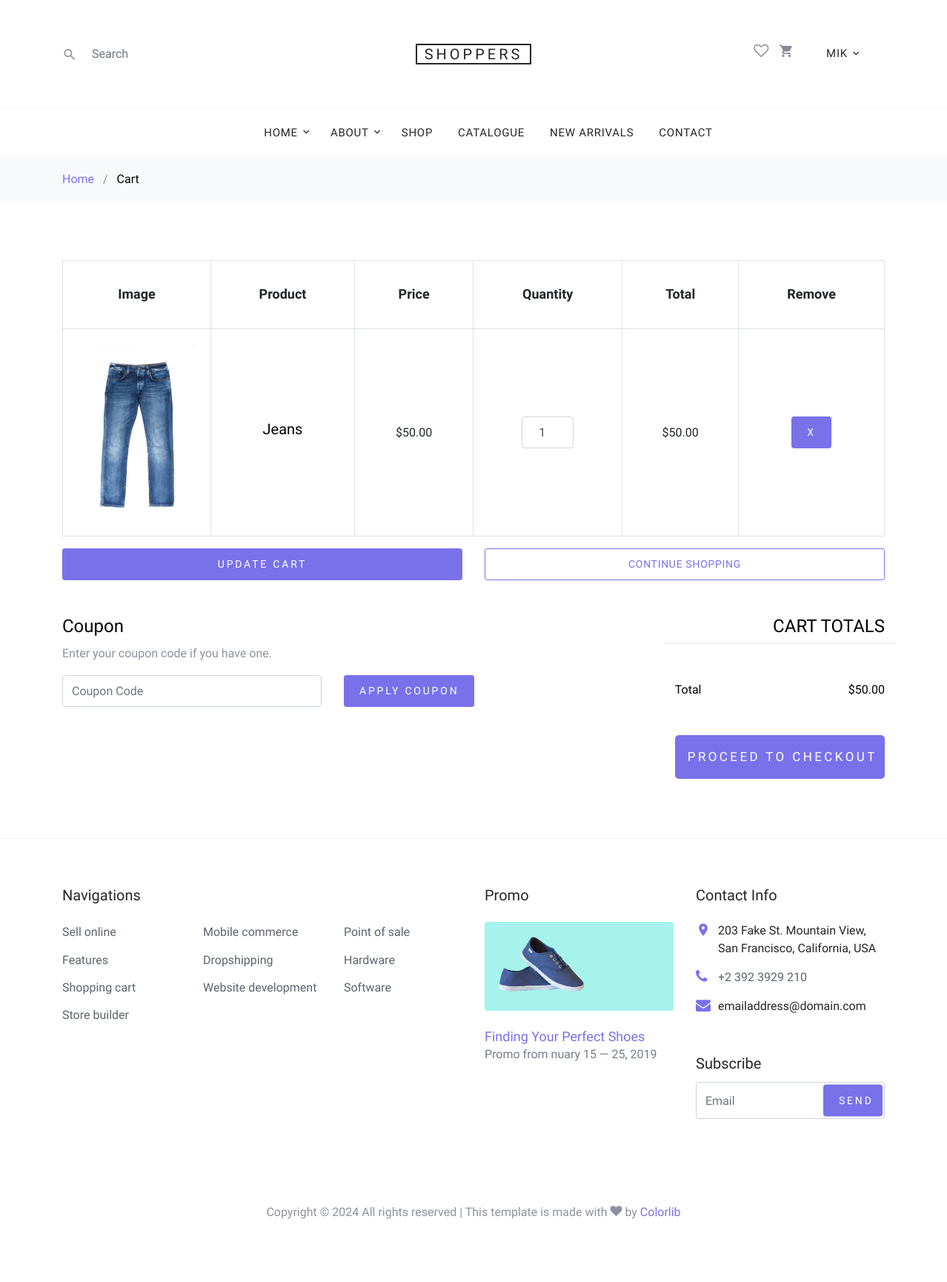
The page /cart/ (signed in) on the database as committed earlier.
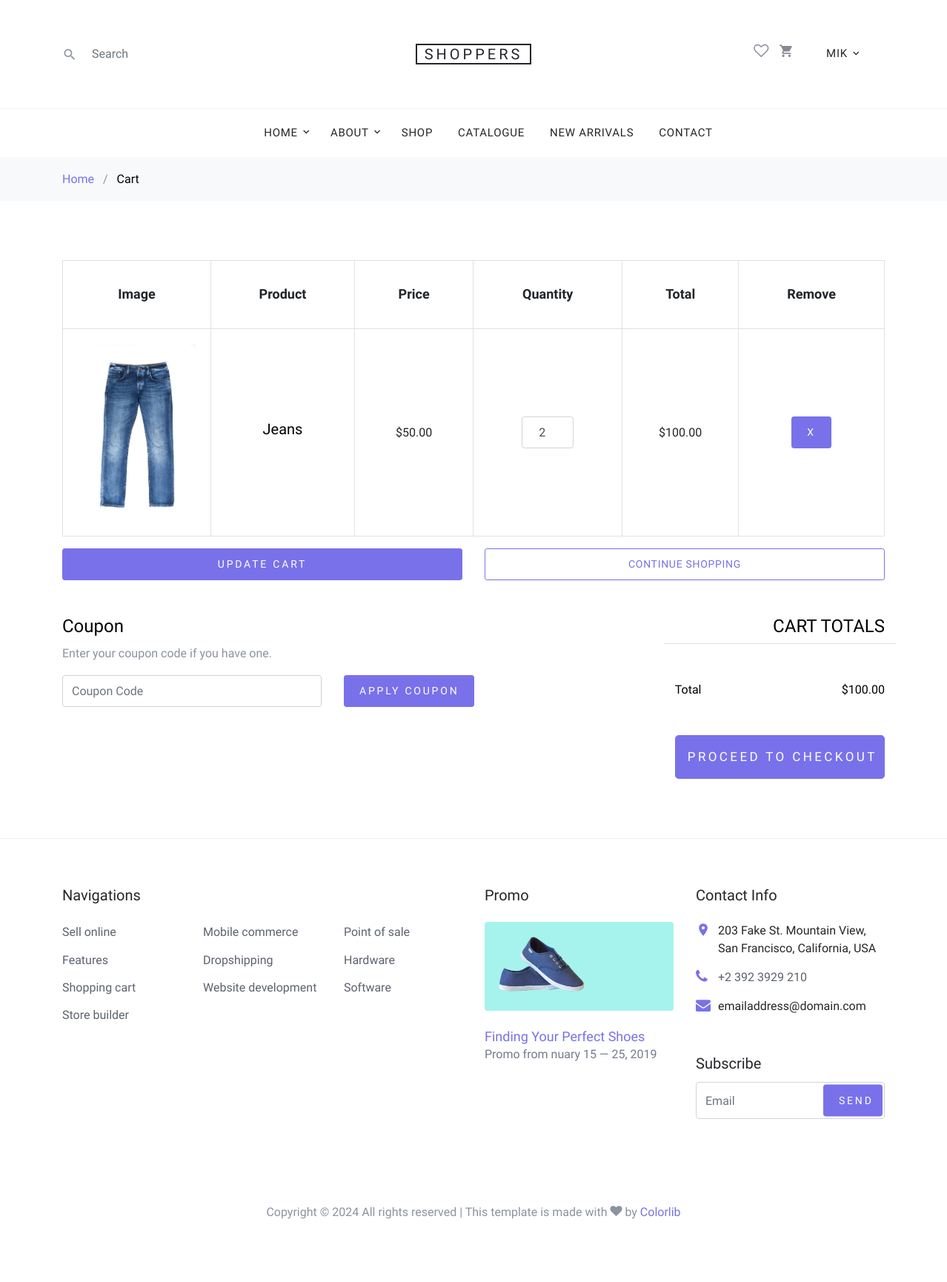
The same page on the database as committed later.
### base/models.py (models this page shows, shortened)
class OrderItem(models.Model):
    order = models.ForeignKey(Order, on_delete=models.CASCADE, related_name='items')
    item = models.ForeignKey(Item, on_delete=models.CASCADE)
    quantity = models.PositiveIntegerField(default=1)
    total_price = models.PositiveIntegerField(default=1)

class Order(models.Model):
    user = models.ForeignKey(settings.AUTH_USER_MODEL, on_delete=models.CASCADE, null=True, blank=True)
    created_at = models.DateTimeField(auto_now_add=True)
    updated_at = models.DateTimeField(auto_now=True)
    status = models.CharField(max_length=20,
                              choices=[('pending', 'Pending'), ('shipped', 'Shipped'), ('delivered', 'Delivered')])
    total_price = models.DecimalField(max_digits=10, decimal_places=2, default=0)

class Item(models.Model):
    name = models.CharField(max_length=255)
    description = models.TextField(blank=True)
    price = models.DecimalField(max_digits=10, decimal_places=2)
    category = models.ForeignKey(Category, on_delete=models.CASCADE)
    size = models.CharField(max_length=10)
    color = models.CharField(max_length=50, blank=True)
    image = models.ImageField(upload_to='item_images/', blank=True, null=True)
    created_at = models.DateTimeField(auto_now_add=True)
    updated_at = models.DateTimeField(auto_now=True)

### base/views.py (the view)
# urls.py: path('cart/', views.cart, name='cart'),
@login_required(login_url='login')
def cart(request):
    user_order = Order.objects.filter(user=request.user).first()
    if user_order:
        order_items = user_order.items.all()
        user_order.total_price = 0
        for order_item in order_items:
            order_item.total_price = order_item.quantity * order_item.item.price
            user_order.total_price += order_item.total_price
    else:
        order_items = []
    user_order.save()
    context = {'order_items': order_items, 'final_price': user_order.total_price}
    return render(request, 'base/cart.html', context)

### base/templates/base/cart.html (shortened to what the changed rows need)
{% extends 'main.html' %}
{% load static %}
{% block content %}
<div class="site-wrap">
    <div class="site-section">
        <div class="container">
            <div class="row mb-5">
                <form class="col-md-12" method="post" action="{% url 'update_cart' %}">
                    <div class="site-blocks-table">
                        <table class="table table-bordered">
                            <thead>
                            <tr>
                                <th class="product-thumbnail">Image</th>
                                <th class="product-name">Product</th>
                                <th class="product-price">Price</th>
                                <th class="product-quantity">Quantity</th>
                                <th class="product-total">Total</th>
                                <th class="product-remove">Remove</th>
                            </tr>
                            </thead>
                            <tbody>
                            {% for order_item in order_items %}
                            <tr>
                                <td class="product-thumbnail">
                                    <img src="{{ order_item.item.image.url }}" alt="Image" class="img-fluid">
                                </td>
                                <td class="product-name">
                                    <h2 class="h5 text-black">{{ order_item.item.name }}</h2>
                                </td>
                                <td>${{ order_item.item.price }}</td>
                                <td>
                                    <input type="number" name="quantity_{{ order_item.id }}"
                                           class="form-control text-center"
                                           style="max-width: 70px; display: inline-block;"
                                           value="{{ order_item.quantity }}" min="1">
                                </td>
                                <td>${{ order_item.total_price|floatformat:2 }}</td>
                                <td>
                                    <button class="btn btn-primary btn-sm" name="remove_item"
                                            value="{{ order_item.id }}" type="submit">X
                                    </button>
                                </td>
                            </tr>
                            {% endfor %}
                            </tbody>
                        </table>
                    </div>
                </form>
            </div>
            <div class="row">
                <div class="col-md-6 pl-5">
                    <div class="row justify-content-end">
                        <div class="col-md-7">
                            <div class="row mb-5">
                                <div class="col-md-6 text-right">
                                    <strong class="text-black">${{final_price}}</strong>
                                </div>
                            </div>
                        </div>
                    </div>
                </div>
            </div>
        </div>
    </div>
</div>
{% endblock content %}

Rows that differ between the two databases and show on the page:
changed OrderItem "Jeans": quantity "1" → "2"; total_price "50.00" → "100.00"
changed Order: total_price "50.00" → "100.00"
